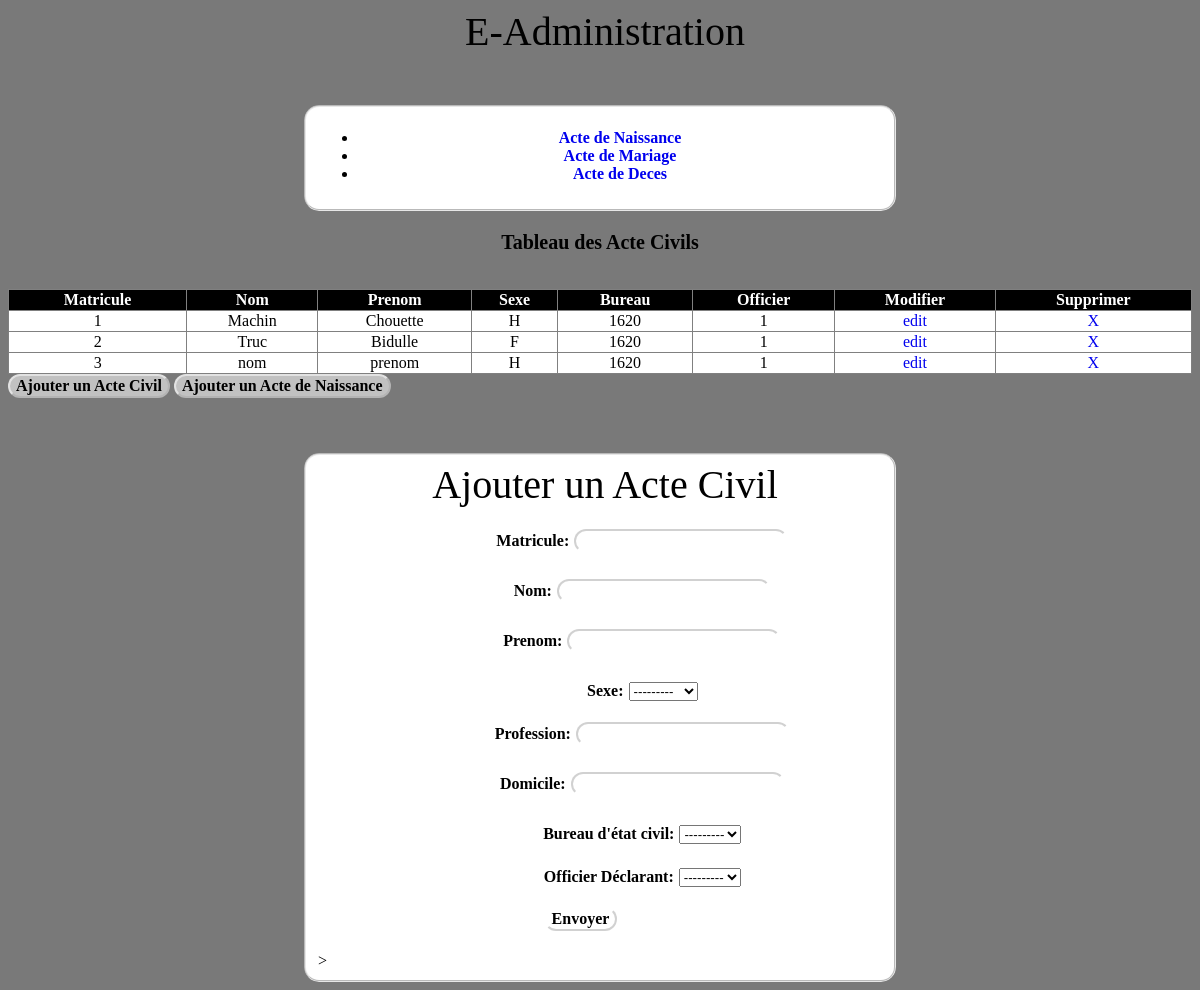
/Acte/add/, run on the app's committed database.
### Gestion/models.py (models this page shows, shortened)
class ActeCivil(models.Model):
    class sexe(models.TextChoices):
        Homme = 'H'
        Femme = 'F'
    Matricule = models.IntegerField(primary_key=True)
    Nom = models.CharField(max_length=255)
    Prenom = models.CharField(max_length=255)
    Sexe = models.CharField(choices=sexe.choices, max_length=6)
    Profession = models.CharField(max_length=255)
    Domicile = models.CharField(max_length=255)
    bureau = models.ForeignKey(Bureau, related_name='acteCivil_bureau', on_delete=models.CASCADE, verbose_name="Bureau d'état civil")
    Officier = models.ForeignKey(Officier, related_name='acteCivil_officier', on_delete=models.CASCADE, verbose_name='Officier Déclarant')
    DateN = models.DateTimeField(verbose_name='Date de Naissance',null=True, blank=True)
    LieuN = models.CharField(max_length=255, verbose_name='Lieu de Naissance',null=True, blank=True)
    VilleN = models.CharField(max_length=255, verbose_name='Ville de Naissance',null=True, blank=True)
    PaysN = models.CharField(max_length=255, verbose_name='Pays de Naissance',null=True, blank=True)
    pere = models.ForeignKey('self', related_name='acteCivil_pere', on_delete=models.CASCADE, verbose_name='Acte Civil du père',null=True, blank=True)
    mere = models.ForeignKey('self', related_name='acteCivil_mere', on_delete=models.CASCADE, verbose_name='Acte Civil de la mère',null=True, blank=True)
    declarant = models.ForeignKey('self', related_name='actCivil_declarant', on_delete=models.CASCADE, verbose_name='Acte Civil du déclarant',null=True, blank=True)

class Bureau(models.Model):
    NumC = models.IntegerField(primary_key=True)
    NomC = models.CharField(max_length=255)
    NomD = models.CharField(max_length=255)
    NomW = models.CharField(max_length=255)
    def __str__(self):
        return f'{self.NumC}'
    objects = models.Manager()

class Officier(models.Model):
    class role(models.TextChoices):
        Maire = 'Maire'
        Titulaire = 'Titulaire'
        Officier = 'Officier'
    Matricule = models.IntegerField(primary_key=True)
    Nom = models.CharField(max_length=255)
    Prenom = models.CharField(max_length=255)
    Date = models.DateField(default=date.today)
    Actif = models.BooleanField(default=True)
    Role = models.CharField(choices=role.choices, max_length=10)
    Bureau = models.ForeignKey(Bureau, related_name='officier_bureau', on_delete=models.CASCADE)
    Password = models.CharField(max_length=255)
    def __str__(self):
        return f'{self.Matricule}'

### Gestion/views.py (the view)
# urls.py: path('Acte/add/', views.Acte_Add, name='addActe'),
def Acte_Add(request):
    if request.method == 'POST':
        form = ActeCivilForm(request.POST)
        if form.is_valid():
            acte = form.save()
            return redirect('/Acte/')
        else:
            return render(request,'Gestion/Acte/addActe.html',{'form': form, 'data':ActeCivil.objects.all})
    else:
        form = ActeCivilForm()
        return render(request,'Gestion/Acte/addActe.html', {'form': form, 'data':ActeCivil.objects.all})

### Gestion/forms.py
class ActeCivilForm(forms.ModelForm):
   class Meta:
     model = ActeCivil
     fields = ('Matricule', 'Nom', 'Prenom', 'Sexe', 'Profession', 'Domicile', 'bureau', 'Officier')

### Gestion/templates/Gestion/Acte/addActe.html (shortened to what this page needs)
{% extends 'Gestion/Acte/Acte.html' %}
{% block acte_inst %}
<fieldset>
    <h1>Ajouter un Acte Civil</h1>
    <form action="" method="post">
        {{ form.as_p }}
        <input type="submit" value="Envoyer" id="envoyer">
    </form>>
</fieldset>
{% endblock %}

### Gestion/templates/Gestion/Acte/Acte.html
{% extends 'Gestion/base.html' %}
{% block content %}
{% include 'Gestion/ActeCivil.html' %}
    <p>Tableau des Acte Civils</p>
    <table width="100%" border="1" style="border-collapse:collapse;margin-top:3%;text-align:center;">
        <thead>
            <tr>
                <th>Matricule</th> <th>Nom</th> <th>Prenom</th> <th>Sexe</th> <th>Bureau</th> <th>Officier</th> <th>Modifier</th> <th>Supprimer</th>
            </tr>
        </thead>
        <tbody>
            {% for element in data %}
                <tr>
                    <td>{{element.Matricule}}</td>
                    <td>{{element.Nom}}</td>
                    <td>{{element.Prenom}}</td>
                    <td>{{element.Sexe}}</td>
                    <td>{{element.bureau}}</td>
                    <td>{{element.Officier}}</td>
                    <td><a href="{% url 'updActe' element.Matricule %}">edit</a></td>
                    <td><a href="{% url 'delActe' element.Matricule %}">X</a></td>
                </tr>
             {% endfor %}
        </tbody>
    </table>
    <a href="{% url 'addActe'%}"><input type="submit" value="Ajouter un Acte Civil"></a>
    <a href="{% url 'addActeN'%}"><input type="submit" value="Ajouter un Acte de Naissance"></a>
    {% block acte_inst %}{% endblock %}
{% endblock %}

### Gestion/static/Gestion/Style.css (style rules this page uses)
body { background: rgb(121, 121, 121); }
a { text-decoration: none; }
h1 { font-family: 'Franklin Gothic Medium'; font-size: 2.5em; font-weight: normal; margin: 0 0 0 10px; text-decoration: none; color: #000000; transition: margin 1s; text-align: center; }
input { margin-bottom: 5px; font-size: medium; font-weight: bolder; font-family: 'Lucida Sans'; color: #000000; border-radius: 15px; background-color: rgba(255, 255, 255, 0.541); border-color: rgba(255, 255, 255, 0.541); transition: background-color 1s, color 1s; align-items: center; text-align: center; }
label { margin-left: 15%; font-size: medium; font-weight: bolder; font-family: 'Lucida Sans'; color: #000000; text-align: center; }
fieldset { margin-top: 50px; background-color: rgb(255, 255, 255); margin-left: 25%; margin-right: 25%; border-radius: 15px; border-color: rgba(211, 211, 211, 0.541); }
p { text-align: center; font-size: 20px; font-weight: bolder; font-family: 'Lucida Sans'; color: #000000; }
th { background-color: #000; color: white; font-family: 'Lucida Sans'; }
td { background-color: rgb(255, 255, 255); color: rgb(0, 0, 0); font-family: 'Lucida Sans'; font-weight: 500; }
#envoyer { margin-left: 40%; }

### data on the page
ActeCivil: Matricule "1", Nom "Machin", Prenom "Chouette", Sexe "H", bureau "1620", Officier "1"
ActeCivil: Matricule "2", Nom "Truc", Prenom "Bidulle", Sexe "F", bureau "1620", Officier "1"
ActeCivil: Matricule "3", Nom "nom", Prenom "prenom", Sexe "H", bureau "1620", Officier "1"
